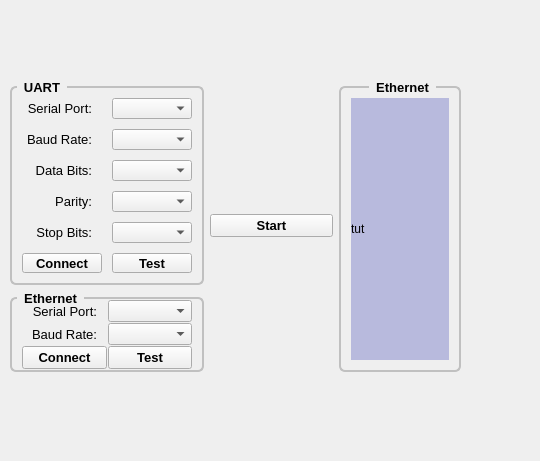
<?xml version="1.0" encoding="UTF-8"?>
<ui version="4.0">
 <class>MainWindow</class>
 <widget class="QMainWindow" name="MainWindow">
  <property name="geometry">
   <rect>
    <x>0</x>
    <y>0</y>
    <width>540</width>
    <height>461</height>
   </rect>
  </property>
  <property name="windowTitle">
   <string>MainWindow</string>
  </property>
  <property name="styleSheet">
   <string notr="true"/>
  </property>
  <widget class="QWidget" name="centralwidget">
   <widget class="QWidget" name="gridLayoutWidget">
    <property name="geometry">
     <rect>
      <x>10</x>
      <y>80</y>
      <width>451</width>
      <height>292</height>
     </rect>
    </property>
    <layout class="QHBoxLayout" name="horizontalLayout">
     <item>
      <layout class="QVBoxLayout" name="verticalLayout">
       <item>
        <widget class="QGroupBox" name="groupBox_6">
         <property name="font">
          <font>
           <pointsize>10</pointsize>
           <weight>75</weight>
           <italic>false</italic>
           <bold>true</bold>
          </font>
         </property>
         <property name="styleSheet">
          <string notr="true">QGroupBox {
    font: bold;
    border: 2px solid silver;
    border-radius: 6px;
    margin-top: 6px;
}

QGroupBox::title {
    subcontrol-origin: margin;
    left: 7px;
    padding: 0px 5px 0px 5px;
}</string>
         </property>
         <property name="title">
          <string>UART</string>
         </property>
         <layout class="QGridLayout" name="gridLayout_4">
          <property name="leftMargin">
           <number>10</number>
          </property>
          <property name="topMargin">
           <number>10</number>
          </property>
          <property name="rightMargin">
           <number>10</number>
          </property>
          <property name="bottomMargin">
           <number>10</number>
          </property>
          <property name="spacing">
           <number>10</number>
          </property>
          <item row="2" column="1">
           <widget class="QComboBox" name="comboBox_uart_data_bits_4"/>
          </item>
          <item row="4" column="1">
           <widget class="QComboBox" name="comboBox_uart_stop_bits_4"/>
          </item>
          <item row="3" column="1">
           <widget class="QComboBox" name="comboBox_uart_parity_4"/>
          </item>
          <item row="3" column="0">
           <widget class="QLabel" name="label_21">
            <property name="font">
             <font>
              <pointsize>10</pointsize>
              <weight>50</weight>
              <bold>false</bold>
             </font>
            </property>
            <property name="text">
             <string>Parity:</string>
            </property>
            <property name="alignment">
             <set>Qt::AlignRight|Qt::AlignTrailing|Qt::AlignVCenter</set>
            </property>
            <property name="indent">
             <number>10</number>
            </property>
           </widget>
          </item>
          <item row="4" column="0">
           <widget class="QLabel" name="label_22">
            <property name="font">
             <font>
              <pointsize>10</pointsize>
              <weight>50</weight>
              <bold>false</bold>
             </font>
            </property>
            <property name="text">
             <string>Stop Bits:</string>
            </property>
            <property name="alignment">
             <set>Qt::AlignRight|Qt::AlignTrailing|Qt::AlignVCenter</set>
            </property>
            <property name="indent">
             <number>10</number>
            </property>
           </widget>
          </item>
          <item row="0" column="0">
           <widget class="QLabel" name="label_23">
            <property name="font">
             <font>
              <pointsize>10</pointsize>
              <weight>50</weight>
              <bold>false</bold>
             </font>
            </property>
            <property name="layoutDirection">
             <enum>Qt::LeftToRight</enum>
            </property>
            <property name="lineWidth">
             <number>1</number>
            </property>
            <property name="text">
             <string>Serial Port:</string>
            </property>
            <property name="alignment">
             <set>Qt::AlignRight|Qt::AlignTrailing|Qt::AlignVCenter</set>
            </property>
            <property name="margin">
             <number>0</number>
            </property>
            <property name="indent">
             <number>10</number>
            </property>
           </widget>
          </item>
          <item row="1" column="1">
           <widget class="QComboBox" name="comboBox_uart_baud_rate_4"/>
          </item>
          <item row="5" column="0">
           <widget class="QPushButton" name="pushButton_uart_connect_4">
            <property name="font">
             <font>
              <pointsize>10</pointsize>
              <weight>75</weight>
              <bold>true</bold>
             </font>
            </property>
            <property name="styleSheet">
             <string notr="true"/>
            </property>
            <property name="text">
             <string>Connect</string>
            </property>
           </widget>
          </item>
          <item row="5" column="1">
           <widget class="QPushButton" name="pushButton_connect_5">
            <property name="font">
             <font>
              <pointsize>10</pointsize>
              <weight>75</weight>
              <bold>true</bold>
             </font>
            </property>
            <property name="text">
             <string>Test</string>
            </property>
           </widget>
          </item>
          <item row="2" column="0">
           <widget class="QLabel" name="label_24">
            <property name="font">
             <font>
              <pointsize>10</pointsize>
              <weight>50</weight>
              <bold>false</bold>
             </font>
            </property>
            <property name="text">
             <string>Data Bits:</string>
            </property>
            <property name="alignment">
             <set>Qt::AlignRight|Qt::AlignTrailing|Qt::AlignVCenter</set>
            </property>
            <property name="indent">
             <number>10</number>
            </property>
           </widget>
          </item>
          <item row="1" column="0">
           <widget class="QLabel" name="label_25">
            <property name="font">
             <font>
              <pointsize>10</pointsize>
              <weight>50</weight>
              <bold>false</bold>
             </font>
            </property>
            <property name="text">
             <string>Baud Rate:</string>
            </property>
            <property name="alignment">
             <set>Qt::AlignRight|Qt::AlignTrailing|Qt::AlignVCenter</set>
            </property>
            <property name="indent">
             <number>10</number>
            </property>
           </widget>
          </item>
          <item row="0" column="1">
           <widget class="QComboBox" name="comboBox_uart_serial_port_4"/>
          </item>
         </layout>
        </widget>
       </item>
       <item>
        <widget class="QGroupBox" name="groupBox_5">
         <property name="font">
          <font>
           <pointsize>10</pointsize>
           <weight>75</weight>
           <italic>false</italic>
           <bold>true</bold>
          </font>
         </property>
         <property name="styleSheet">
          <string notr="true">QGroupBox {
    font: bold;
    border: 2px solid silver;
    border-radius: 6px;
    margin-top: 6px;
}

QGroupBox::title {
    subcontrol-origin: margin;
    left: 7px;
    padding: 0px 5px 0px 5px;
}</string>
         </property>
         <property name="title">
          <string>Ethernet</string>
         </property>
         <layout class="QGridLayout" name="gridLayout_2">
          <property name="leftMargin">
           <number>10</number>
          </property>
          <property name="topMargin">
           <number>1</number>
          </property>
          <property name="rightMargin">
           <number>10</number>
          </property>
          <property name="bottomMargin">
           <number>1</number>
          </property>
          <property name="spacing">
           <number>1</number>
          </property>
          <item row="2" column="1">
           <widget class="QPushButton" name="pushButton_connect_4">
            <property name="font">
             <font>
              <pointsize>10</pointsize>
              <weight>75</weight>
              <bold>true</bold>
             </font>
            </property>
            <property name="text">
             <string>Test</string>
            </property>
           </widget>
          </item>
          <item row="2" column="0">
           <widget class="QPushButton" name="pushButton_uart_connect_3">
            <property name="font">
             <font>
              <pointsize>10</pointsize>
              <weight>75</weight>
              <bold>true</bold>
             </font>
            </property>
            <property name="styleSheet">
             <string notr="true"/>
            </property>
            <property name="text">
             <string>Connect</string>
            </property>
           </widget>
          </item>
          <item row="0" column="0">
           <widget class="QLabel" name="label_16">
            <property name="font">
             <font>
              <pointsize>10</pointsize>
              <weight>50</weight>
              <bold>false</bold>
             </font>
            </property>
            <property name="layoutDirection">
             <enum>Qt::LeftToRight</enum>
            </property>
            <property name="lineWidth">
             <number>1</number>
            </property>
            <property name="text">
             <string>Serial Port:</string>
            </property>
            <property name="alignment">
             <set>Qt::AlignRight|Qt::AlignTrailing|Qt::AlignVCenter</set>
            </property>
            <property name="margin">
             <number>0</number>
            </property>
            <property name="indent">
             <number>10</number>
            </property>
           </widget>
          </item>
          <item row="1" column="1">
           <widget class="QComboBox" name="comboBox_uart_baud_rate_3"/>
          </item>
          <item row="0" column="1">
           <widget class="QComboBox" name="comboBox_uart_serial_port_3"/>
          </item>
          <item row="1" column="0">
           <widget class="QLabel" name="label_14">
            <property name="font">
             <font>
              <pointsize>10</pointsize>
              <weight>50</weight>
              <bold>false</bold>
             </font>
            </property>
            <property name="text">
             <string>Baud Rate:</string>
            </property>
            <property name="alignment">
             <set>Qt::AlignRight|Qt::AlignTrailing|Qt::AlignVCenter</set>
            </property>
            <property name="indent">
             <number>10</number>
            </property>
           </widget>
          </item>
         </layout>
        </widget>
       </item>
      </layout>
     </item>
     <item>
      <widget class="QPushButton" name="pushButton_start">
       <property name="enabled">
        <bool>true</bool>
       </property>
       <property name="font">
        <font>
         <pointsize>10</pointsize>
         <weight>75</weight>
         <bold>true</bold>
        </font>
       </property>
       <property name="text">
        <string>Start</string>
       </property>
       <property name="autoDefault">
        <bool>false</bool>
       </property>
      </widget>
     </item>
     <item>
      <widget class="QGroupBox" name="groupBox_7">
       <property name="font">
        <font>
         <pointsize>10</pointsize>
         <weight>75</weight>
         <italic>false</italic>
         <bold>true</bold>
        </font>
       </property>
       <property name="styleSheet">
        <string notr="true">QGroupBox {
    font: bold;
    border: 2px solid silver;
    border-radius: 6px;
    margin-top: 6px;
}

QGroupBox::title {
    subcontrol-origin: margin;
	subcontrol-position: top center;
 
    padding: 0px 5px 0px 5px;
}</string>
       </property>
       <property name="title">
        <string>Ethernet</string>
       </property>
       <layout class="QGridLayout" name="gridLayout_3">
        <property name="leftMargin">
         <number>10</number>
        </property>
        <property name="topMargin">
         <number>10</number>
        </property>
        <property name="rightMargin">
         <number>10</number>
        </property>
        <property name="bottomMargin">
         <number>10</number>
        </property>
        <property name="spacing">
         <number>1</number>
        </property>
        <item row="0" column="0">
         <widget class="QLabel" name="label_">
          <property name="styleSheet">
           <string notr="true">background-color: rgb(184, 186, 221);</string>
          </property>
          <property name="text">
           <string>tut</string>
          </property>
         </widget>
        </item>
       </layout>
      </widget>
     </item>
    </layout>
   </widget>
  </widget>
 </widget>
 <resources/>
 <connections/>
</ui>
